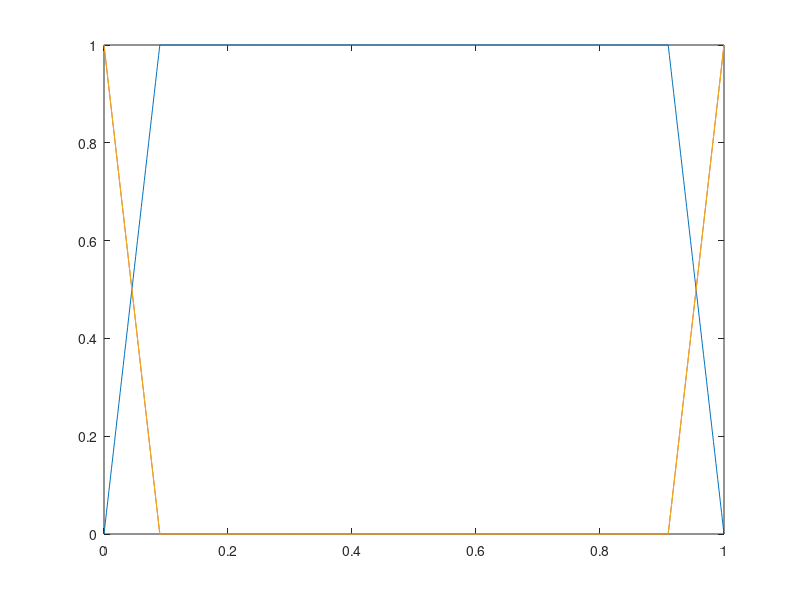

MATLAB code to generate this figure: (Note: this script raises an error after producing the figure.)
%%%%%%%%%%%%%%%%%%%%%%%%%%%%%%%%%%%%%%%%%%%%%%%%%%%%%%%%%%%%%
%%%%%%%%%%%%%%%%%%%%%% Arm Parameters %%%%%%%%%%%%%%%%%%%%%%%

a.m = 1;    % Mass [kg]
a.g = 9.81; % Acceleration of gravity [m/s^2]
a.pr_d = 0.5; % Desired relative position [m]

%%%%%%%%%%%%%%%%%%%%%%%%%%%%%%%%%%%%%%%%%%%%%%%%%%%%%%%%%%%%%
%%%%%%%%%%%%%%%%%%%% Environmental Model %%%%%%%%%%%%%%%%%%%%

alpha = 0.4; % wave amplitdue [m]
hdeck = 1;   % inertial reference deck hight [m] (arbitrary)

% Wave frequency
Tmax = 7.5;    % Maximum period [s]
k = 1;
T = Tmax / k;  % Period of deck disturbance [s]
beta = 2*pi/T; % wave frequency [rad/s]

% Inertial Position, Velocity, and Acceleration of Deck

% Sine Wave
a.d = @(t) alpha*sin(beta*t) + hdeck;      % [m]
a.d_dot = @(t) beta*alpha*cos(beta*t);    % [m/s]
a.d_ddot = @(t) -beta^2*alpha*sin(beta*t); % [m*s^-2]
 
% Cosine Wave
% a.d = @(t) alpha*cos(beta*t) + hdeck;      % [m]
% a.d_dot = @(t) -beta*alpha*sin(beta*t);    % [m/s]
% a.d_ddot = @(t) -beta^2*alpha*cos(beta*t); % [m*s^-2]

% Square Wave
% N = 3; % Number of terms in the Fourier series
% coefficients = 1:2:(2*N - 1); % Odd harmonics: 1, 3, 5, ..., (2*N-1)
% beta2 = 2*pi/15;
% a.sw = @(t) alpha*((4/pi) * ...
%     sum(arrayfun(@(n) sin(n*beta2*t)/n, coefficients))) + hdeck; % [m]
% a.d = @(t) arrayfun(a.sw, t);
% a.sw_dot = @(t) alpha*((4/pi) * ...
%     sum(arrayfun(@(n) beta2*cos(n*beta2*t), coefficients)));    % [m/s]
% a.d_dot = @(t) arrayfun(a.sw_dot, t);
% a.sw_ddot = @(t) alpha*((4/pi) * ...
%     sum(arrayfun(@(n) -n*beta2^2*sin(n*beta2*t), coefficients))); % [m*s^-2]
% a.d_ddot = @(t) arrayfun(a.sw_ddot, t);

% Stacked sine wave
% a.d = @(t) alpha*(1.5*sin(beta*t/6) + 0.75*sin(beta*t)) + hdeck; % [m]
% a.d_dot = @(t) alpha*(0.25*beta*cos(beta*t/6) ...
%                                     + 0.75*beta*cos(beta*t)); % [m/s]
% a.d_ddot = @(t) -alpha*(0.0417*beta^2*sin(beta*t/6) ...
%                                     + 0.75*beta^2*sin(beta*t)); % [m*s^-2]

a.a = @(t) atan(beta*alpha*cos(beta*t)); % [rad]
a.a_dot = @(t) -(alpha*beta^2*sin(beta*t))/(alpha^2*beta^2*(cos(beta*t)^2)+1); % [rad]

%%%%%%%%%%%%%%%%%%%%%%%%%%%%%%%%%%%%%%%%%%%%%%%%%%%%%%%%%%%%%
%%%%%%%%%%%%%%%%%%%%%%% Control Gains %%%%%%%%%%%%%%%%%%%%%%%

% Minimum Required Control Constants:
%   a.ka = 2800; a.kv = ?; a.ks = ?;
%   a.kp = 1000; a.kd = 10; a.ki = 100;

% Inertial Stabilization Control
% a.ka = 700;  % Acceleration Control [kg]
% a.kv = 5000;  % Velocity Control [kg/s]
% a.ks = 0;  % Position Control [kg*s^-2] 

% Relative Position Control
a.kp = 3000;  % Proportional [kg*s^-2]
a.kd = 500;  % Derivative [kg/s]    
a.ki = 200;  % Integral [kg*s^-3] 

% Inertial Stabilization Control
a.ka =  10;  % Acceleration Control [kg]
a.kv = 80;  % Velocity Control [kg/s]
a.ks = 0;  % Position Control [kg*s^-2]

% % Inertial Stabilization Control
% a.ka =  0.98;  % Acceleration Control [kg]
% a.kv = 2;  % Velocity Control [kg/s]
% a.ks = 0;  % Position Control [kg*s^-2]
% 
% % % Relative Position Control
% a.kp = 300;  % Proportional [kg*s^-2]
% a.kd = 50;  % Derivative [kg/s]    
% a.ki = 20;  % Integral [kg*s^-3]

% Low-Pass filter on measured acceleration
a.f_c = 1000; % Cutoff frequency [Hz]
a.omega = 2*pi*a.f_c; % Angular frequency [rad/s]

% Progressively Increase inertial stability gains to full gains so initial
% large values of velocity and acceleration do not cause large control
% forces
s0 = 0;  % Inital proportion of gain values to apply
gain_rate = 0.5; % Rate at which gains are increased
a.initial_scale = @(t) s0 + (1 - s0) * (1 - exp(-gain_rate*t));

%%%%%%%%%%%%%%%%%%%%%%%%%%%%%%%%%%%%%%%%%%%%%%%%%%%%%%%%%%%%%
%%%%%%%%%%%%%%%%%%%% Control Gain Mixing %%%%%%%%%%%%%%%%%%%%

% If |pr-pr_d| <= r_g, apply full inertial stability control
a.r_g = 0.41; % [m]

% If |pr-pr_d| <= r_k, apply "h_k" proportion of relative position control
a.r_k = 0.41; % [m]
a.h_k = 0.0; % Proportion of applied relative position control

% Proportion of applied inertial stabilitycontrol
n = 1; % Polynomial order
a.I = @(x) ...
    ((-1/(1-(a.pr_d+a.r_g))^n) * ...
        (sign(x-a.pr_d).*(x-(a.pr_d+sign(x-a.pr_d)*a.r_g))).^n + 1) .* ...
            (abs(x-a.pr_d)> a.r_g) ...
    + 1 * (abs(x-a.pr_d) <= a.r_g);

% Proportion of applied relative position control
n = 1; % Polynomial order
a.K = @(x) ...
    ((1/(1-(a.pr_d+a.r_k))^n) * ...
        (sign(x-a.pr_d).*(x-(a.pr_d+sign(x-a.pr_d)*a.r_k))).^n) .*...
            (abs(x-a.pr_d)> a.r_k);
a.K_h = @(x) ...
    (-((a.h_k-1)/(1-(a.pr_d+a.r_k))^n) * ...
        (sign(x-a.pr_d).*(x-(a.pr_d+sign(x-a.pr_d)*a.r_k))).^n + a.h_k) .*...
            (abs(x-a.pr_d)> a.r_k) ...
    + a.h_k * (abs(x-a.pr_d) <= a.r_k);

%%%               Gain Mixing Visualization               %%%

pr = linspace(0,1,1000); % relative position test values

figure;
plot(pr,a.I(pr)) % Proportion of inertial control gain
hold on
plot(pr, a.K(pr)) % Proportion of relative position control gain
plot(pr, a.K_h(pr)) % Proportion of non-zero relative position control gain
xline(a.pr_d,'--','Label','$p_{rd}$','Interpreter','latex','FontSize',15,...
    'LabelOrientation','horizontal','LabelVerticalAlignment','middle')
title('Inertial and Relative Positional Control Mixing')
xlabel('Relative Position (m)')
ylabel('Gain Proportion')
xlim([-0.1 1.1])
ylim([-0.1 1.1])
legend('Inertial','Relative','Non-zero Relative')
grid on

%%%%%%%%%%%%%%%%%%%%%%%%%%%%%%%%%%%%%%%%%%%%%%%%%%%%%%%%%%%%%
%%%%%%%%%%%%%%%%%% Performance Parameters %%%%%%%%%%%%%%%%%%%

% Maximum acceleration metric
p_ddot_max = 0.005*beta^2;

% Settling time
t_s = 2;

%%%%%%%%%%%%%%%%%%%%%%%%%%%%%%%%%%%%%%%%%%%%%%%%%%%%%%%%%%%%%
%%%%%%%%%%%%%%%%%%%%%%%%%%%%%%%%%%%%%%%%%%%%%%%%%%%%%%%%%%%%%
